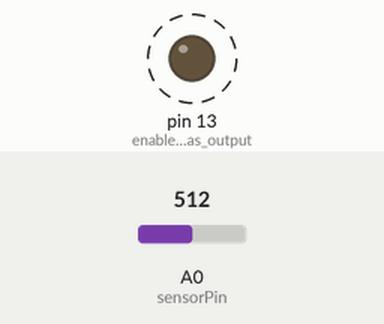
Recording of a sketch running on a simulated Arduino Uno, built with avr-gcc and run on an emulated ATmega328P. Shown: output pins drawn as LEDs (lit = HIGH). Dashed ring = blinking. Inputs (shaded band) come from the test bench; at power-on: A0 (sensorPin) = 512. What the sketch prints to the serial monitor is not drawn.

Above: at 2.8 s.
2.9 s: A0 (sensorPin) set to 490
Timing chart, 0 to 12.4 s (numbered marks = the images above; inputs shaded):
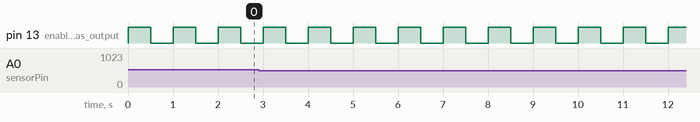

Measured:
- by itself, pin 13 (enable_LED_pin_as_output): alternates HIGH for 0.50 s and LOW for 0.50 s

The sketch:

2.13.1_repeating_a_sequence_of_statements_do-while.ino
```cpp
/*
Book: 2020#Margolis_Arduino-Cookbook.pdf
Chapter 2.13: page:73

Sketch: Repeating a sequence of statemets - DO-WHILE loop
Wiring: There is no information about wiring in the text. Probably the same as with photoresistor. (p. 23)

* Repeat blinks while a condition is true
*

* My modification:
* Change a while() loop to Do-while() loop.
* The commands to do will be executed at least one time, as do{} part is executed before condition is checked.
* So it even a condition is not meet, do{} will be executed at least one time.
* blink() - delay as a function parameter
*
* UWAGA: NIE WIEM CZEMU, ALE TEN KOD CHYBA NIE DZIALAL POPRAWNIE!!!!
*         DIODA CAŁY CZAS MIGAŁA.


MK:
C:2024.04.15
M:2020.04.14
*/

const int sensorPin = A0; // analog input 0

void setup()
{
 Serial.begin(9600);
 pinMode(LED_BUILTIN, OUTPUT); // enable LED pin as output
}

void loop()
{
  do
  {
    blink(500); // call the function to trun the LED on and off
    Serial.print(".");
  }
  while(analogRead(sensorPin) > 500);

  Serial.print(analogRead(sensorPin)); // this is not exectured until after the while loop finishes!!!
  Serial.print(";");
}

void blink(int msec)
{
  digitalWrite(LED_BUILTIN, HIGH);
  delay(msec);
  digitalWrite(LED_BUILTIN, LOW);
  delay(msec);
}
```
